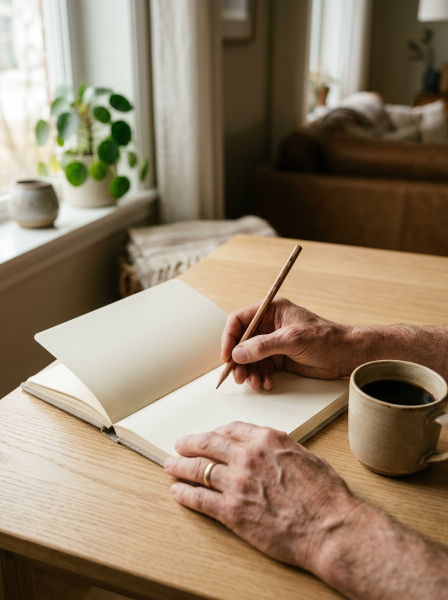
#> input picture OneDrive/Documentos/Materiais-Sonia/avulsos/carrossel-lista-anotar-antes-da-consulta/raw-photos/01-capa.jpg, 896 x 1200 px, found by its file name (shown at 1/2 size); the run also reads 2 pictures not shown here
$ python gerar_carrossel_05_frases_relatorio.py
#> lines starting #> are read from the running program, lines starting #| are printed output that depends on the picture
"""
Script de Produção Automatizada — Carrossel Instagram 4:5 (1080 x 1350 px)
Carrossel: "5 frases de um relatório fonoaudiológico que precisam ser bem explicadas"
Cliente: Sônia Torres — Fonoaudióloga (CRFa 1-17701 | @torresdafono)
Direção de Arte: Editorial brasileiro contemporâneo, acolhedor e clínico, com diversidade autêntica.

Gera:
1. Cópias das fotos brutas em: carrosseis/carrossel-05-frases-relatorio/raw-photos/
2. Slides finais em: carrosseis/carrossel-05-frases-relatorio/slides-finais/ (01 a 07 em PNG 1080x1350)
3. Prancha de visualização comparativa: carrosseis/carrossel-05-frases-relatorio/slides-finais/prancha-visao-geral.png
"""

import os
import shutil
import math
from PIL import Image, ImageDraw, ImageFont, ImageFilter, ImageOps

# Diretórios
BASE_DIR = r"c:\Users\Gamer\OneDrive\Documentos\Materiais-Sonia"
RAW_DIR = os.path.join(BASE_DIR, "carrosseis", "carrossel-05-frases-relatorio", "raw-photos")
FINAL_DIR = os.path.join(BASE_DIR, "carrosseis", "carrossel-05-frases-relatorio", "slides-finais")
FONT_PATH = os.path.join(BASE_DIR, "assets", "fonts", "PlusJakartaSans-Variable.ttf")
BRAIN_DIR = r"C:\Users\Gamer\.gemini\antigravity-ide\brain\0fb4ba9f-15fc-4f5b-a5ab-f2cbc9333f96"

os.makedirs(RAW_DIR, exist_ok=True)
os.makedirs(FINAL_DIR, exist_ok=True)

# Mapeamento das imagens geradas
RAW_IMAGES_SOURCE = [
    ("01-capa.jpg", os.path.join(BRAIN_DIR, "capa_fono_brasileira_negra_1790238573340.jpg")),
    ("02-frase-01.jpg", os.path.join(BRAIN_DIR, "registro_clinico_maos_pardas_1790238610546.jpg")),
    ("03-frase-02.jpg", os.path.join(BRAIN_DIR, "interacao_crianca_negra_livro_1790238650562.jpg")),
    ("04-frase-03.jpg", os.path.join(BRAIN_DIR, "observacao_crianca_parda_brinquedo_1790238694411.jpg")),
    ("05-frase-04.jpg", os.path.join(BRAIN_DIR, "materiais_clinicos_frutas_brasil_1790238743083.jpg")),
    ("06-frase-05.jpg", os.path.join(BRAIN_DIR, "dialogo_fono_mae_brasileira_1790238795265.jpg")),
    ("07-fechamento.jpg", os.path.join(BRAIN_DIR, "consultorio_fono_brasil_respiro_1790238853169.jpg")),
]

# Copiar fotos para a pasta oficial do carrossel
for filename, src in RAW_IMAGES_SOURCE:
    dest = os.path.join(RAW_DIR, filename)
    if os.path.exists(src):
        shutil.copy2(src, dest)
        print(f"Copiada foto: {filename}")
    else:
        print(f"AVISO: Arquivo de origem não encontrado: {src}")

# Paleta Cromática Editorial
COLOR_BG_OFFWHITE = (250, 247, 242)      # #FAF7F2 - Fundo geral acolhedor
COLOR_BG_CARD = (244, 239, 232)          # #F4EFE8 - Fundo de cartões sutis
COLOR_DEEP_GREEN = (29, 56, 43)          # #1D382B - Verde Petróleo Profundo
COLOR_OLIVE = (68, 99, 75)               # #44634B - Verde Oliva Clínico
COLOR_CORAL = (196, 84, 46)              # #C4542E - Terracota / Coral Destaque
COLOR_CHARCOAL = (46, 44, 41)            # #2E2C29 - Grafite Texto
COLOR_MUTED_GRAY = (112, 107, 100)       # #706B64 - Texto secundário/apoio
COLOR_BORDER_LIGHT = (226, 219, 208)     # #E2DBD0 - Linha sutil divisória
COLOR_WHITE = (255, 255, 255)

WIDTH = 1080
HEIGHT = 1350

# Carregador de fontes com fallback
def get_font(size, weight=400):
    try:
        font = ImageFont.truetype(FONT_PATH, size)
        if hasattr(font, 'set_variation_by_axes'):
            font.set_variation_by_axes([weight])
        return font
    except Exception:
        # Fallback Windows fonts
        if weight >= 700 and os.path.exists(r"C:\Windows\Fonts\segoeuib.ttf"):
            return ImageFont.truetype(r"C:\Windows\Fonts\segoeuib.ttf", size)
        elif weight >= 600 and os.path.exists(r"C:\Windows\Fonts\seguisb.ttf"):
            return ImageFont.truetype(r"C:\Windows\Fonts\seguisb.ttf", size)
        elif os.path.exists(r"C:\Windows\Fonts\segoeui.ttf"):
            return ImageFont.truetype(r"C:\Windows\Fonts\segoeui.ttf", size)
        return ImageFont.load_default()

# Utilitário: Quebra de texto inteligente por largura máxima
# [24 lines left out: function wrap_text, not called in this run]

# Utilitário: Desenhar Badge em Cápsula
def draw_badge(draw, text, x, y, bg_color=COLOR_CORAL, text_color=COLOR_WHITE, font_size=24, padding_x=22, padding_y=10):
    font = get_font(font_size, 700)
    bbox = draw.textbbox((0, 0), text, font=font)
    tw = bbox[2] - bbox[0]
    th = bbox[3] - bbox[1]

    bw = tw + padding_x * 2
    bh = th + padding_y * 2 + 4

    # Desenhar retângulo arredondado (pílula)
    radius = bh // 2
    draw.rounded_rectangle([x, y, x + bw, y + bh], radius=radius, fill=bg_color)

    # Centralizar texto
    tx = x + padding_x
    ty = y + padding_y - (bbox[1])
    draw.text((tx, ty), text, fill=text_color, font=font)
    return bw, bh

# Utilitário: Desenhar Cabeçalho Superior Padrão (Safe Area Y: 90 a 160)
def draw_header(draw, slide_num, total=7, category="RELATÓRIO FONOAUDIOLÓGICO"):
    font_cat = get_font(20, 700)
    font_meta = get_font(20, 600)

    # Categoria à esquerda
    draw.text((90, 95), category.upper(), fill=COLOR_OLIVE, font=font_cat)

    # Paginação à direita
    page_text = f"{slide_num:02d} / {total:02d}"
    bbox = draw.textbbox((0, 0), page_text, font=font_meta)
    pw = bbox[2] - bbox[0]
    draw.text((WIDTH - 90 - pw, 95), page_text, fill=COLOR_MUTED_GRAY, font=font_meta)

    # Linha divisória sutil
    draw.line([(90, 132), (WIDTH - 90, 132)], fill=COLOR_BORDER_LIGHT, width=1)

# Utilitário: Desenhar Rodapé Padrão (Safe Area Y: 1240 a 1280)
def draw_footer(draw, is_cover=False, is_closing=False):
    font_brand = get_font(20, 600)
    font_crfa = get_font(18, 500)

    # Linha divisória sutil
    draw.line([(90, 1230), (WIDTH - 90, 1230)], fill=COLOR_BORDER_LIGHT, width=1)

    # Identificação profissional
    draw.text((90, 1250), "Sônia Torres", fill=COLOR_DEEP_GREEN, font=font_brand)
    bbox_name = draw.textbbox((0, 0), "Sônia Torres", font=font_brand)
    nw = bbox_name[2] - bbox_name[0]
    draw.text((90 + nw + 12, 1252), "•  Fonoaudióloga  |  CRFa 1-17701", fill=COLOR_MUTED_GRAY, font=font_crfa)

    if is_cover:
        cta_text = "Arraste para o lado  →"
        font_cta = get_font(20, 700)
        bbox_cta = draw.textbbox((0, 0), cta_text, font=font_cta)
        cw = bbox_cta[2] - bbox_cta[0]
        draw.text((WIDTH - 90 - cw, 1250), cta_text, fill=COLOR_CORAL, font=font_cta)
    elif not is_closing:
        handle = "@torresdafono"
        bbox_h = draw.textbbox((0, 0), handle, font=font_brand)
        hw = bbox_h[2] - bbox_h[0]
        draw.text((WIDTH - 90 - hw, 1250), handle, fill=COLOR_OLIVE, font=font_brand)

# Utilitário: Recortar e Inserir Imagem Arredondada com Sombra Suave
def insert_image_with_radius(base_img, img_path, box, radius=24, add_shadow=True):
    if not os.path.exists(img_path):
        return
    x, y, w, h = box
    raw = Image.open(img_path).convert("RGB")

    # Crop centralizado proporcional
    raw_fitted = ImageOps.fit(raw, (w, h), Image.Resampling.LANCZOS)

    # Criar máscara arredondada
    mask = Image.new("L", (w, h), 0)
    mask_draw = ImageDraw.Draw(mask)
    mask_draw.rounded_rectangle([0, 0, w, h], radius=radius, fill=255)

    # Sombra sutil
    if add_shadow:
        shadow_w = w + 20
        shadow_h = h + 20
        shadow = Image.new("RGBA", (shadow_w, shadow_h), (0, 0, 0, 0))
        s_draw = ImageDraw.Draw(shadow)
        s_draw.rounded_rectangle([10, 14, 10 + w, 14 + h], radius=radius, fill=(0, 0, 0, 32))
        shadow = shadow.filter(ImageFilter.GaussianBlur(10))
        base_img.paste(shadow, (x - 10, y - 6), shadow)

    # Colar imagem recortada com máscara
    base_img.paste(raw_fitted, (x, y), mask)

# ==============================================================================
# RENDERIZAÇÃO DOS SLIDES
# ==============================================================================

def render_slide_01_capa():
    img = Image.new("RGB", (WIDTH, HEIGHT), COLOR_BG_OFFWHITE)
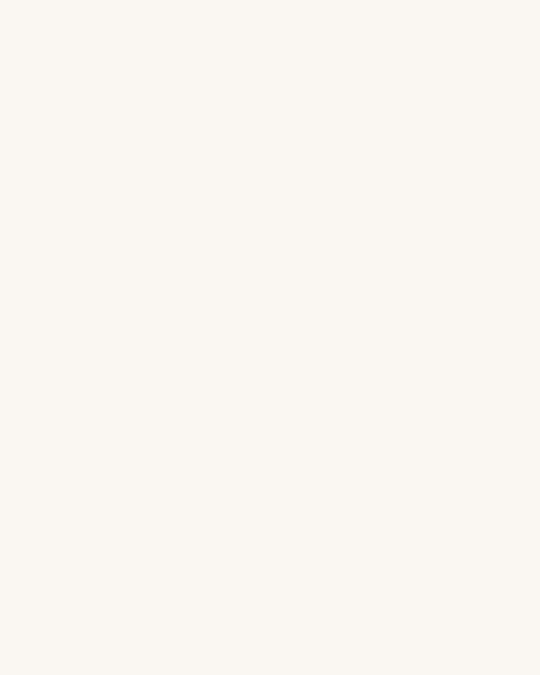
#> img: PIL image 1080x1350 RGB (shown at 1/2 size); mean R, G, B 250, 247, 242
    draw = ImageDraw.Draw(img)

    draw_header(draw, 1, 7, "SÉRIE RELATÓRIOS CLÍNICOS")

    # Badge
    draw_badge(draw, "RELATÓRIO FONOAUDIOLÓGICO", 90, 165, bg_color=COLOR_CORAL, font_size=22)

    # Título Principal
    font_title = get_font(58, 800)
    title_text = "5 frases de um relatório\nfonoaudiológico que\nprecisam ser bem explicadas"
    lines = title_text.split('\n')

    curr_y = 240
    for line in lines:
        if "5 frases" in line:
            # Destacar "5 frases" em terracota
            words = line.split(" de um relatório")
            draw.text((90, curr_y), words[0], fill=COLOR_CORAL, font=font_title)
            bbox = draw.textbbox((0, 0), words[0], font=font_title)
            w5 = bbox[2] - bbox[0]
            draw.text((90 + w5, curr_y), " de um relatório", fill=COLOR_DEEP_GREEN, font=font_title)
        else:
            draw.text((90, curr_y), line, fill=COLOR_DEEP_GREEN, font=font_title)
        curr_y += 72
#> this loop made 3 passes
#> (bbox, w5) on pass 1: ((0, 1, 34, 10), 34)
#> after the loop, curr_y = 456

    # Subtítulo
    curr_y += 12
#> curr_y = 468
    font_sub = get_font(32, 500)
    sub_text = "Porque uma conclusão sozinha pode dizer muito pouco."
    draw.text((90, curr_y), sub_text, fill=COLOR_MUTED_GRAY, font=font_sub)

    # Imagem de Capa (Fonoaudióloga Negra em consultório brasileiro)
    # Box de Y: 560 a 1200 (altura: 640px, largura: 900px)
    foto_path = os.path.join(RAW_DIR, "01-capa.jpg")
    insert_image_with_radius(img, foto_path, (90, 555, 900, 645), radius=28)
#> in insert_image_with_radius, raw is the input picture: PIL image 896x1200 RGB; mean R, G, B 146.6, 127.9, 105.2

    draw_footer(draw, is_cover=True)

    out_path = os.path.join(FINAL_DIR, "01-capa.png")
    img.save(out_path, "PNG", quality=100)
    print(f"Gerado: {out_path}")


def render_slide_02_frase_01():
    img = Image.new("RGB", (WIDTH, HEIGHT), COLOR_BG_OFFWHITE)
    draw = ImageDraw.Draw(img)

    draw_header(draw, 2, 7)

    # Badge
    draw_badge(draw, "FRASE 01", 90, 165, bg_color=COLOR_DEEP_GREEN, font_size=22)

    # Frase em Destaque (Aspas / Citação clínica)
    font_quote = get_font(46, 700)
    quote_text = '“Está dentro do esperado\npara a idade.”'
    lines = quote_text.split('\n')
    curr_y = 230
    for l in lines:
        draw.text((90, curr_y), l, fill=COLOR_DEEP_GREEN, font=font_quote)
        curr_y += 58
#> after the loop, curr_y = 346

    # Chamada / Pergunta em destaque
    curr_y += 10
#> curr_y = 356
    font_call = get_font(36, 800)
    draw.text((90, curr_y), "Esperado em quê?", fill=COLOR_CORAL, font=font_call)

    # Bloco de texto explicativo
    curr_y += 54
#> curr_y = 410
    font_body = get_font(29, 500)
    body_lines = [
        "Compreensão? Vocabulário? Construção de frases? Interação?",
        "",
        "Um relatório precisa deixar claro quais habilidades foram",
        "observadas e o que fundamenta essa conclusão."
    ]
    for bl in body_lines:
        draw.text((90, curr_y), bl, fill=COLOR_CHARCOAL, font=font_body)
        curr_y += 40
#> this loop made 4 passes
#> curr_y on passes 1 to 4: 450, 490, 530, 570
#> after the loop, curr_y = 570

    # Foto editorial (Mãos morenas e prancheta com anotações e blocos)
    foto_path = os.path.join(RAW_DIR, "02-frase-01.jpg")
    insert_image_with_radius(img, foto_path, (90, 640, 900, 560), radius=26)
#> call 2 of insert_image_with_radius, with box = (90, 640, 900, 560), radius = 26, add_shadow = True
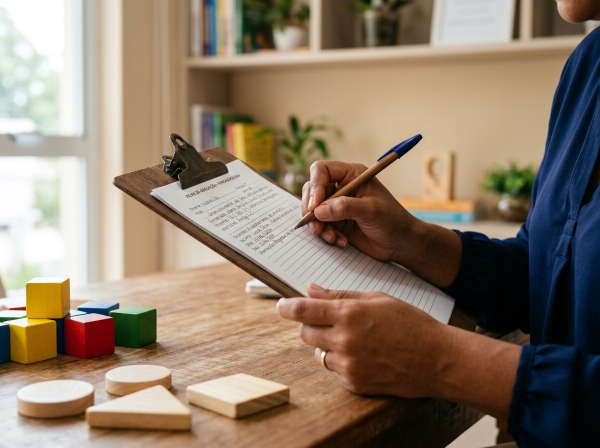
#> input picture OneDrive/Documentos/Materiais-Sonia/carrosseis/carrossel-05-frases-relatorio/raw-photos/02-frase-01.jpg, 1200 x 896 px, found by its file name (shown at 1/2 size)
#> in insert_image_with_radius, raw is the input picture: PIL image 1200x896 RGB; mean R, G, B 141.8, 124.3, 106.6

    draw_footer(draw)

    out_path = os.path.join(FINAL_DIR, "02-frase-01.png")
    img.save(out_path, "PNG", quality=100)
    print(f"Gerado: {out_path}")


def render_slide_03_frase_02():
    img = Image.new("RGB", (WIDTH, HEIGHT), COLOR_BG_OFFWHITE)
    draw = ImageDraw.Draw(img)

    draw_header(draw, 3, 7)

    # Badge
    draw_badge(draw, "FRASE 02", 90, 165, bg_color=COLOR_DEEP_GREEN, font_size=22)

    # Frase em Destaque
    font_quote = get_font(46, 700)
    quote_text = '“Apresenta atraso de linguagem.”'
    draw.text((90, 230), quote_text, fill=COLOR_DEEP_GREEN, font=font_quote)

    # Chamada
    curr_y = 296
    font_call = get_font(36, 800)
    draw.text((90, curr_y), "Essa frase, sozinha, diz pouco.", fill=COLOR_CORAL, font=font_call)

    # Texto explicativo
    curr_y += 56
    font_body = get_font(29, 500)
    body_lines = [
        "É fundamental explicar quais aspectos da linguagem",
        "apresentaram dificuldades (expressão, compreensão, fala)",
        "e quais observações sustentam essa interpretação."
    ]
    for bl in body_lines:
        draw.text((90, curr_y), bl, fill=COLOR_CHARCOAL, font=font_body)
        curr_y += 40
#> after the loop, curr_y = 472

    # Foto editorial (Interação acolhedora com criança negra e livro em português)
    foto_path = os.path.join(RAW_DIR, "03-frase-02.jpg")
    insert_image_with_radius(img, foto_path, (90, 590, 900, 610), radius=26)
#> call 3 of insert_image_with_radius, with box = (90, 590, 900, 610), radius = 26, add_shadow = True
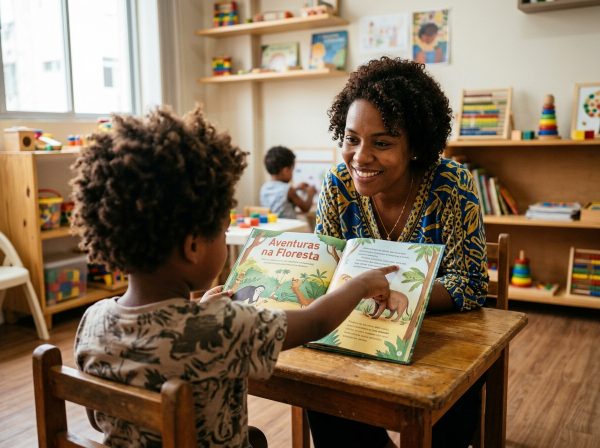
#> input picture OneDrive/Documentos/Materiais-Sonia/carrosseis/carrossel-05-frases-relatorio/raw-photos/03-frase-02.jpg, 1200 x 896 px, found by its file name (shown at 1/2 size)
#> in insert_image_with_radius, raw is the input picture: PIL image 1200x896 RGB; mean R, G, B 130.5, 110.7, 88.3
#> in insert_image_with_radius (call 3), `base_img.paste(raw_fitted, (x, y), mask)`:
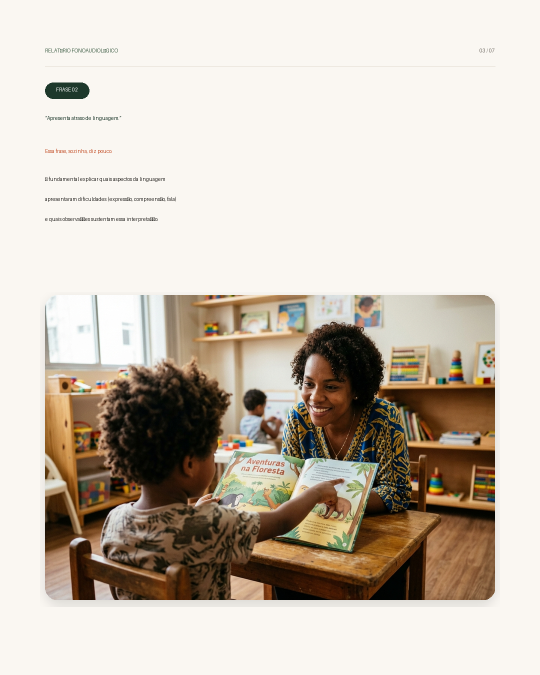
#> base_img: PIL image 1080x1350 RGB (shown at 1/2 size); mean R, G, B 203.7, 194.3, 182.5

    draw_footer(draw)

    out_path = os.path.join(FINAL_DIR, "03-frase-02.png")
    img.save(out_path, "PNG", quality=100)
    print(f"Gerado: {out_path}")


def render_slide_04_frase_03():
    img = Image.new("RGB", (WIDTH, HEIGHT), COLOR_BG_OFFWHITE)
    draw = ImageDraw.Draw(img)

    draw_header(draw, 4, 7)

    # Badge
    draw_badge(draw, "FRASE 03", 90, 165, bg_color=COLOR_DEEP_GREEN, font_size=22)

    # Frase em Destaque
    font_quote = get_font(44, 700)
    quote_text = '“Não colaborou durante a avaliação.”'
    draw.text((90, 226), quote_text, fill=COLOR_DEEP_GREEN, font=font_quote)

    # Chamada
    curr_y = 288
    font_call = get_font(35, 800)
    draw.text((90, curr_y), "O que realmente aconteceu?", fill=COLOR_CORAL, font=font_call)

    # Tópicos explicativos em lista clara
    curr_y += 50
    font_item = get_font(27, 600)
    bullets = [
        "• Recusou atividades específicas?",
        "• Teve dificuldade para compreender os comandos?",
        "• Permaneceu pouco tempo na tarefa?",
        "• Precisou de ajuda constante para engajar?"
    ]
    for b in bullets:
        draw.text((90, curr_y), b, fill=COLOR_CHARCOAL, font=font_item)
        curr_y += 38
#> after the loop, curr_y = 490

    # Conclusão do slide
    curr_y += 12
#> curr_y = 502
    font_note = get_font(26, 500)
    note_lines = [
        "Descrever o comportamento observado informa muito mais",
        "à família do que simplesmente rotular como 'não colaborou'."
    ]
    for nl in note_lines:
        draw.text((90, curr_y), nl, fill=COLOR_MUTED_GRAY, font=font_note)
        curr_y += 34
#> this loop made 2 passes
#> curr_y on passes 1 to 2: 536, 570
#> after the loop, curr_y = 570

    # Foto editorial (Criança parda no seu tempo com brinquedo de madeira e fono observando)
    foto_path = os.path.join(RAW_DIR, "04-frase-03.jpg")
    insert_image_with_radius(img, foto_path, (90, 680, 900, 520), radius=26)
#> call 4 of insert_image_with_radius, with box = (90, 680, 900, 520), radius = 26, add_shadow = True
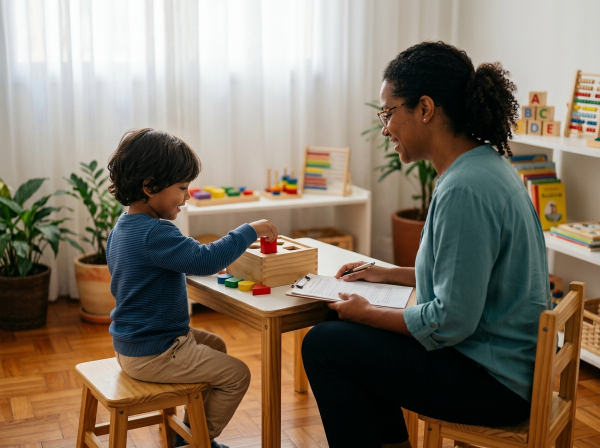
#> input picture OneDrive/Documentos/Materiais-Sonia/carrosseis/carrossel-05-frases-relatorio/raw-photos/04-frase-03.jpg, 1200 x 896 px, found by its file name (shown at 1/2 size)
#> in insert_image_with_radius, raw is the input picture: PIL image 1200x896 RGB; mean R, G, B 130.3, 117.8, 102.1
#> in insert_image_with_radius (call 4), `shadow = shadow.filter(ImageFilter.GaussianBlur(10))`:
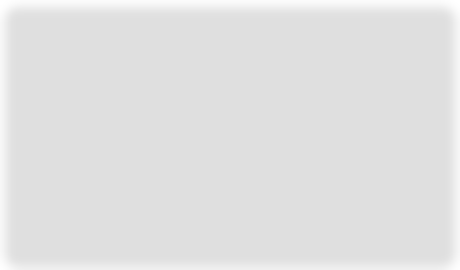
#> shadow: PIL image 920x540 RGBA (shown at 1/2 size); mean R, G, B, A 0, 0, 0, 30.1; transparent parts drawn white
#> in insert_image_with_radius (call 4), `base_img.paste(shadow, (x - 10, y - 6), shadow)`:
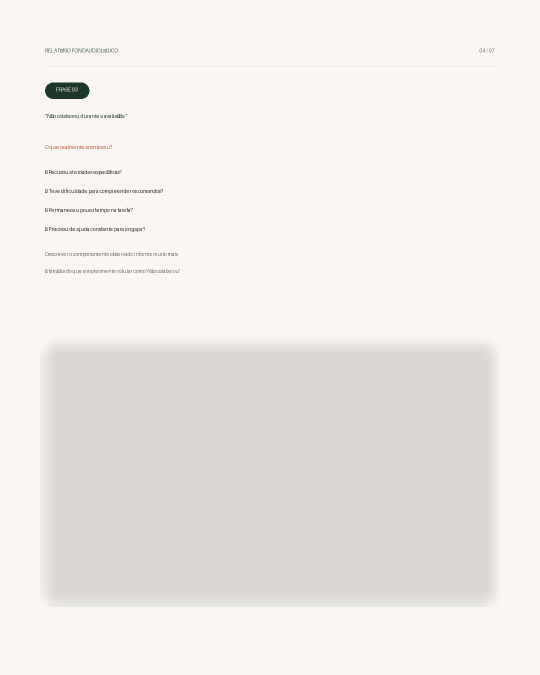
#> base_img: PIL image 1080x1350 RGB (shown at 1/2 size); mean R, G, B 239.2, 236.2, 231.5

    draw_footer(draw)
#> (the rest of the program and of its run is left out)
